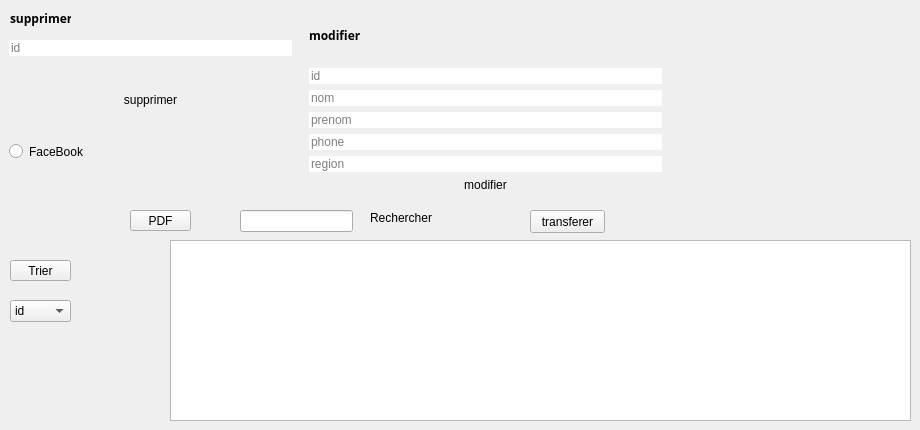
      <widget class="QWidget" name="tab_48">
       <attribute name="title">
        <string>afficher</string>
       </attribute>
       <widget class="QFrame" name="frame_11">
        <property name="geometry">
         <rect>
          <x>0</x>
          <y>0</y>
          <width>301</width>
          <height>201</height>
         </rect>
        </property>
        <property name="styleSheet">
         <string notr="true">
border-radius: 10px;
</string>
        </property>
        <property name="frameShape">
         <enum>QFrame::StyledPanel</enum>
        </property>
        <property name="frameShadow">
         <enum>QFrame::Raised</enum>
        </property>
        <layout class="QVBoxLayout" name="verticalLayout_8">
         <item>
          <widget class="QLineEdit" name="lineEdit_supp_client_2">
           <property name="styleSheet">
            <string notr="true"/>
           </property>
           <property name="placeholderText">
            <string>id</string>
           </property>
          </widget>
         </item>
         <item>
          <widget class="QPushButton" name="supp_client_2">
           <property name="cursor">
            <cursorShape>PointingHandCursor</cursorShape>
           </property>
           <property name="styleSheet">
            <string notr="true"/>
           </property>
           <property name="text">
            <string>supprimer</string>
           </property>
          </widget>
         </item>
         <item>
          <widget class="QRadioButton" name="radioButton">
           <property name="text">
            <string>FaceBook</string>
           </property>
          </widget>
         </item>
        </layout>
       </widget>
       <widget class="QFrame" name="frame_12">
        <property name="geometry">
         <rect>
          <x>300</x>
          <y>0</y>
          <width>371</width>
          <height>201</height>
         </rect>
        </property>
        <property name="styleSheet">
         <string notr="true">
border-radius: 10px;
</string>
        </property>
        <property name="frameShape">
         <enum>QFrame::StyledPanel</enum>
        </property>
        <property name="frameShadow">
         <enum>QFrame::Raised</enum>
        </property>
        <layout class="QVBoxLayout" name="verticalLayout_9">
         <item>
          <widget class="QLabel" name="label_151">
           <property name="font">
            <font>
             <family>Arial Black</family>
             <weight>75</weight>
             <bold>true</bold>
            </font>
           </property>
           <property name="text">
            <string>modifier</string>
           </property>
          </widget>
         </item>
         <item>
          <widget class="QLineEdit" name="lineEdit_modif_id_2">
           <property name="enabled">
            <bool>false</bool>
           </property>
           <property name="styleSheet">
            <string notr="true"/>
           </property>
           <property name="placeholderText">
            <string>id</string>
           </property>
          </widget>
         </item>
         <item>
          <widget class="QLineEdit" name="lineEdit_modif_nom_2">
           <property name="styleSheet">
            <string notr="true"/>
           </property>
           <property name="placeholderText">
            <string>nom</string>
           </property>
          </widget>
         </item>
         <item>
          <widget class="QLineEdit" name="lineEdit_modif_prenom_2">
           <property name="styleSheet">
            <string notr="true"/>
           </property>
           <property name="placeholderText">
            <string>prenom</string>
           </property>
          </widget>
         </item>
         <item>
          <widget class="QLineEdit" name="lineEdit_modif_phone_2">
           <property name="styleSheet">
            <string notr="true"/>
           </property>
           <property name="placeholderText">
            <string>phone</string>
           </property>
          </widget>
         </item>
         <item>
          <widget class="QLineEdit" name="lineEdit_modif_mail_2">
           <property name="styleSheet">
            <string notr="true"/>
           </property>
           <property name="placeholderText">
            <string>region</string>
           </property>
          </widget>
         </item>
         <item>
          <widget class="QPushButton" name="modifier_client_2">
           <property name="cursor">
            <cursorShape>PointingHandCursor</cursorShape>
           </property>
           <property name="styleSheet">
            <string notr="true"/>
           </property>
           <property name="text">
            <string>modifier</string>
           </property>
          </widget>
         </item>
        </layout>
       </widget>
       <widget class="QTableView" name="tableView_client_2">
        <property name="geometry">
         <rect>
          <x>170</x>
          <y>240</y>
          <width>741</width>
          <height>181</height>
         </rect>
        </property>
        <property name="font">
         <font>
          <family>Yu Gothic UI Semibold</family>
          <weight>75</weight>
          <bold>true</bold>
         </font>
        </property>
        <property name="styleSheet">
         <string notr="true">QHeaderView::section
{
    background-color: qlineargradient(spread:repeat, x1:1, y1:0, x2:1, y2:1, stop:0 rgba(227, 227, 227, 255),stop:1 rgba(187, 187, 187, 255));
	border: 1px solid #000;
    color: #000;
    text-align: left;
	padding: 4px;
	
}


QHeaderView::section:disabled
{
    background-color: #525251;
    color: #656565;

}


QHeaderView::section:checked
{
    background-color: qlineargradient(spread:repeat, x1:1, y1:0, x2:1, y2:1, stop:0 rgba(227, 227, 227, 255),stop:1 rgba(187, 187, 187, 255));
    color: #000;

}


QHeaderView::section::vertical::first,
QHeaderView::section::vertical::only-one
{
    border-top: 1px solid #353635;

}


QHeaderView::section::vertical
{
    border-top: 1px solid #353635;

}


QHeaderView::section::horizontal::first,
QHeaderView::section::horizontal::only-one
{
    border-left: 1px solid #353635;

}


QHeaderView::section::horizontal
{
    border-left: 1px solid #353635;

}


QTableCornerButton::section
{
    background-color: qlineargradient(spread:repeat, x1:1, y1:0, x2:1, y2:1, stop:0 rgba(227, 227, 227, 255),stop:1 rgba(187, 187, 187, 255));
	border: 1px solid #000;
    color: #fff;

}</string>
        </property>
        <property name="selectionBehavior">
         <enum>QAbstractItemView::SelectRows</enum>
        </property>
        <attribute name="horizontalHeaderStretchLastSection">
         <bool>true</bool>
        </attribute>
       </widget>
       <widget class="QPushButton" name="transferer_2">
        <property name="geometry">
         <rect>
          <x>530</x>
          <y>210</y>
          <width>75</width>
          <height>23</height>
         </rect>
        </property>
        <property name="cursor">
         <cursorShape>PointingHandCursor</cursorShape>
        </property>
        <property name="styleSheet">
         <string notr="true"/>
        </property>
        <property name="text">
         <string>transferer</string>
        </property>
       </widget>
       <widget class="QLabel" name="label_152">
        <property name="geometry">
         <rect>
          <x>10</x>
          <y>10</y>
          <width>61</width>
          <height>16</height>
         </rect>
        </property>
        <property name="font">
         <font>
          <family>Arial Black</family>
          <weight>75</weight>
          <bold>true</bold>
         </font>
        </property>
        <property name="styleSheet">
         <string notr="true"/>
        </property>
        <property name="text">
         <string>supprimer</string>
        </property>
       </widget>
       <widget class="QPushButton" name="pb_trier">
        <property name="geometry">
         <rect>
          <x>10</x>
          <y>260</y>
          <width>61</width>
          <height>21</height>
         </rect>
        </property>
        <property name="styleSheet">
         <string notr="true"/>
        </property>
        <property name="text">
         <string>Trier</string>
        </property>
       </widget>
       <widget class="QPushButton" name="pb_PDF">
        <property name="geometry">
         <rect>
          <x>130</x>
          <y>210</y>
          <width>61</width>
          <height>21</height>
         </rect>
        </property>
        <property name="styleSheet">
         <string notr="true"/>
        </property>
        <property name="text">
         <string>PDF</string>
        </property>
       </widget>
       <widget class="QComboBox" name="comboBoxTri">
        <property name="geometry">
         <rect>
          <x>10</x>
          <y>300</y>
          <width>61</width>
          <height>22</height>
         </rect>
        </property>
        <item>
         <property name="text">
          <string>id</string>
         </property>
        </item>
        <item>
         <property name="text">
          <string>prenom</string>
         </property>
        </item>
        <item>
         <property name="text">
          <string>nom</string>
         </property>
        </item>
       </widget>
       <widget class="QLineEdit" name="lineEdit_777">
        <property name="geometry">
         <rect>
          <x>240</x>
          <y>210</y>
          <width>113</width>
          <height>22</height>
         </rect>
        </property>
       </widget>
       <widget class="QLabel" name="label_153">
        <property name="geometry">
         <rect>
          <x>370</x>
          <y>210</y>
          <width>91</width>
          <height>16</height>
         </rect>
        </property>
        <property name="text">
         <string>Rechercher</string>
        </property>
       </widget>
      </widget>
